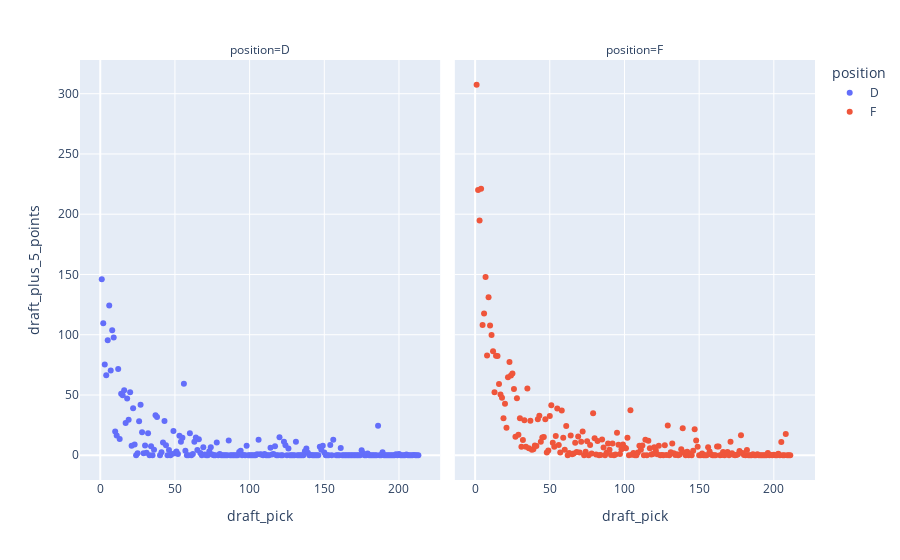

Notebook code for this chart:
### Code cell
px.scatter(draft, x="draft_pick", y="draft_plus_5_points", color='position', facet_col='position')

### Figure 1 — Plotly figure (JSON) as saved in the notebook; plotly's stock layout.template omitted (floating-point values rounded to 4 significant figures; data arrays with more than 128 entries replaced by an {"elided": "..."} marker saying what was removed)
{"data": [{"hovertemplate": "position=D<br>draft_pick=%{x}<br>draft_plus_5_points=%{y}<extra></extra>", "legendgroup": "D", "marker": {"color": "#636efa", "symbol": "circle"}, "mode": "markers", "name": "D", "orientation": "v", "showlegend": true, "type": "scatter", "x": {"elided": "211 int values"}, "xaxis": "x", "y": {"elided": "211 float values"}, "yaxis": "y"}, {"hovertemplate": "position=F<br>draft_pick=%{x}<br>draft_plus_5_points=%{y}<extra></extra>", "legendgroup": "F", "marker": {"color": "#EF553B", "symbol": "circle"}, "mode": "markers", "name": "F", "orientation": "v", "showlegend": true, "type": "scatter", "x": {"elided": "211 int values"}, "xaxis": "x2", "y": {"elided": "211 float values"}, "yaxis": "y2"}], "layout": {"annotations": [{"font": {}, "showarrow": false, "text": "position=D", "x": 0.245, "xanchor": "center", "xref": "paper", "y": 1, "yanchor": "bottom", "yref": "paper"}, {"font": {}, "showarrow": false, "text": "position=F", "x": 0.755, "xanchor": "center", "xref": "paper", "y": 1, "yanchor": "bottom", "yref": "paper"}], "legend": {"title": {"text": "position"}, "tracegroupgap": 0}, "margin": {"t": 60}, "xaxis": {"anchor": "y", "domain": [0, 0.49], "title": {"text": "draft_pick"}}, "xaxis2": {"anchor": "y2", "domain": [0.51, 1], "matches": "x", "title": {"text": "draft_pick"}}, "yaxis": {"anchor": "x", "domain": [0, 1], "title": {"text": "draft_plus_5_points"}}, "yaxis2": {"anchor": "x2", "domain": [0, 1], "matches": "y", "showticklabels": false}}}
